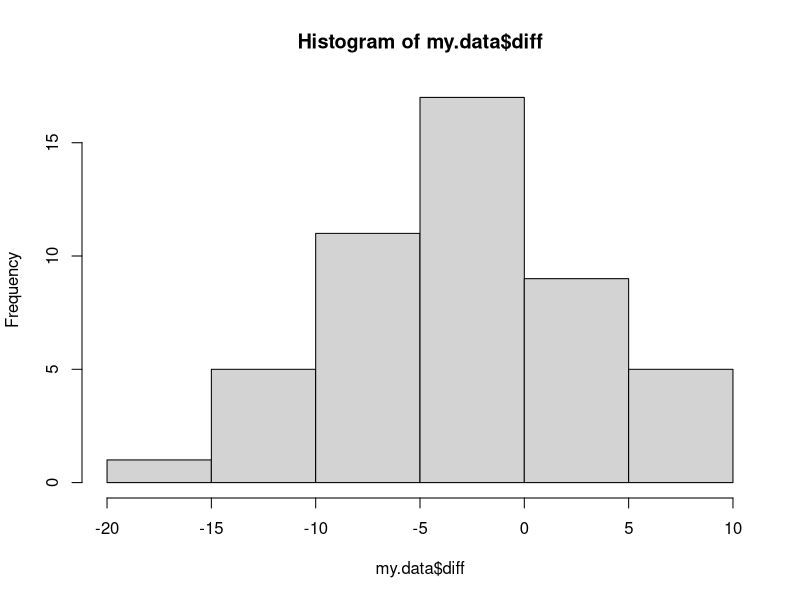
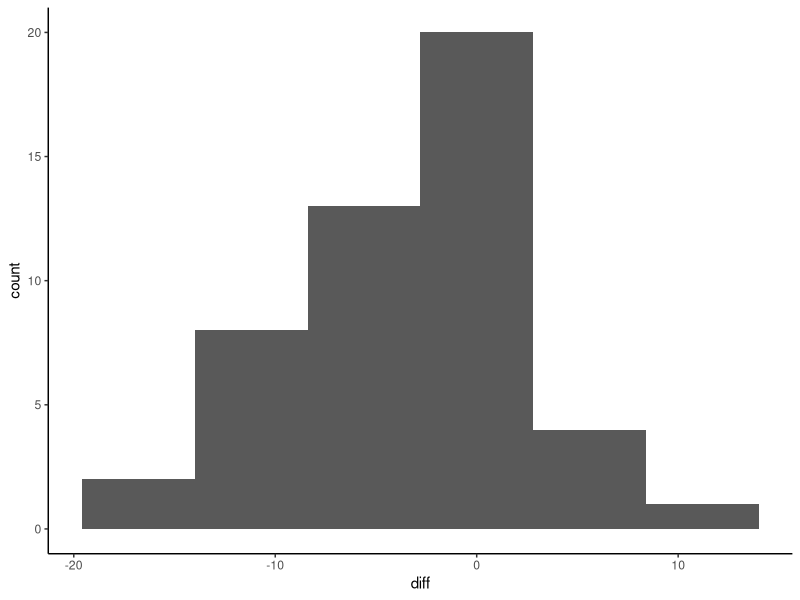

Reproduce these figures in R, in order.
## ---- chunk 1

rm(list = ls())

knitr::opts_chunk$set(echo = TRUE)

library(tidyverse)

## ---- chunk 2

predict.raw <- read_csv("./predict_table.csv") %>% rename(state = State)
results.raw <- read_csv("./popvote_bystate_1948-2020.csv") %>% filter(year == 2020)

my.data <- merge(predict.raw, results.raw, all = TRUE) %>% 
  select(-`Lower bound`, 
         -`Upper bound`, 
         -total, 
         -D, -R, 
         -year) %>% 
  mutate(results.margin = (R_pv2p - D_pv2p) * 100,
         diff = `Point prediction` - results.margin)

summary(my.data$diff)

test.data <- my.data %>% filter(diff > 10 | diff < -10)

hist(my.data$diff)

my.plot <- my.data %>% ggplot(aes(x = diff)) + geom_histogram(bins = 6) + theme_classic()
my.plot
## ---- chunk 3
#ToDo: summary stats on diff, # of states w/ zero inside margin, table of states w/ biggest errors, table of all states (link to only), calculate model confidence (z score) for each state, plot against actual victory margin, # of polls

